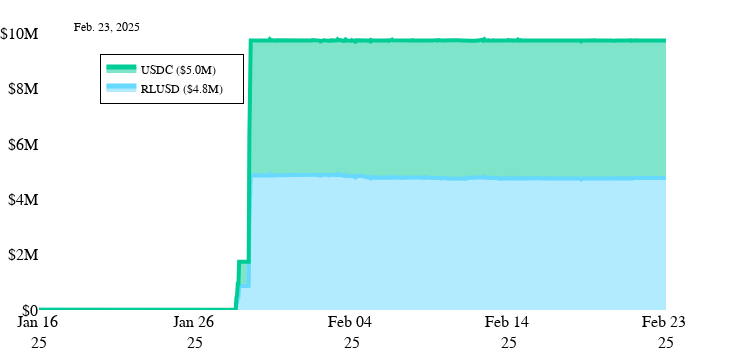

Notebook code cell kept with this figure:
### Code cell
chartBuilder(
    fig=fig3,
    add_the_date=True,
    clean_columns=True,
    date_xy=dict(x=0.05,y=1.02),
    keep_top_n=False,
    # groupby=True,
    other=True,
    save=False,
    title='RLUSD-USDC Pool on Ethereum',
    topn=4,
    # dashed_line=True,
    # date='2023-04-12',
    # annotation_text='Staked ETH <br> Withdrawl Activated'
)

### Figure 1 — Plotly figure (JSON) as saved in the notebook; plotly's stock layout.template omitted (floating-point values rounded to 4 significant figures; data arrays with more than 128 entries replaced by an {"elided": "..."} marker saying what was removed)
{"data": [{"connectgaps": true, "line": {"color": "#67D8FE", "width": 4}, "marker": {"color": "#67D8FE", "size": {"elided": "919 int values"}}, "mode": "lines", "name": "RLUSD ($4.8M)     ", "showlegend": true, "stackgroup": "one", "type": "scatter", "x": {"elided": "919 str values"}, "xaxis": "x", "y": {"elided": "919 float values"}, "yaxis": "y"}, {"connectgaps": true, "line": {"color": "#00CC96", "width": 4}, "marker": {"color": "#00CC96", "size": {"elided": "919 int values"}}, "mode": "lines", "name": "USDC ($5.0M)     ", "showlegend": true, "stackgroup": "one", "type": "scatter", "x": {"elided": "919 str values"}, "xaxis": "x", "y": {"elided": "919 float values"}, "yaxis": "y"}], "layout": {"annotations": [{"align": "center", "font": {"color": "black", "size": 12}, "showarrow": false, "text": "Feb. 23, 2025", "x": 0.05, "xref": "paper", "y": 1.02, "yref": "paper"}], "autosize": true, "font": {"color": "black", "family": "IBM Plex Mono", "size": 16}, "height": 351, "legend": {"bgcolor": "white", "bordercolor": "black", "borderwidth": 1, "font": {"color": "black", "family": "IBM Plex Mono", "size": 12}, "itemsizing": "constant", "orientation": "v", "traceorder": "reversed", "x": 0.2, "xanchor": "center", "y": 0.9, "yanchor": "top"}, "margin": {"b": 0, "l": 0, "r": 0, "t": 25}, "paper_bgcolor": "rgba(0,0,0,0)", "plot_bgcolor": "rgba(0,0,0,0)", "title": {"font": {"color": "black", "family": "IBM Plex Mono", "size": 27}, "text": "<span style='color: black; font-weight: normal;'></span><br><sub style='font-size: 18px; color: black; font-weight: normal;'></sub>", "x": 0.1, "xanchor": "left", "y": 0.9, "yanchor": "top"}, "uniformtext": {"minsize": 15, "mode": "show"}, "width": 730, "xaxis": {"anchor": "y", "domain": [0, 0.94], "range": ["2025-01-16T14:00:00+00:00", "2025-02-23T20:00:00+00:00"], "tick0": "2025-01-16T14:00:00+00:00", "tickangle": 0, "tickfont": {"color": "black", "family": "IBM Plex Mono", "size": 16}, "tickformat": "%b %d <br>%y", "tickvals": ["2025-01-16T14:00:00+00:00", "2025-01-26T03:00:00+00:00", "2025-02-04T17:00:00+00:00", "2025-02-14T06:00:00+00:00", "2025-02-23T20:00:00+00:00"]}, "yaxis": {"anchor": "x", "domain": [0, 1], "tickfont": {"color": "black", "family": "IBM Plex Mono", "size": 16}, "tickprefix": "$", "title": {"font": {"color": "black", "family": "IBM Plex Mono", "size": 16}}}, "yaxis2": {"anchor": "x", "overlaying": "y", "side": "right"}}}
